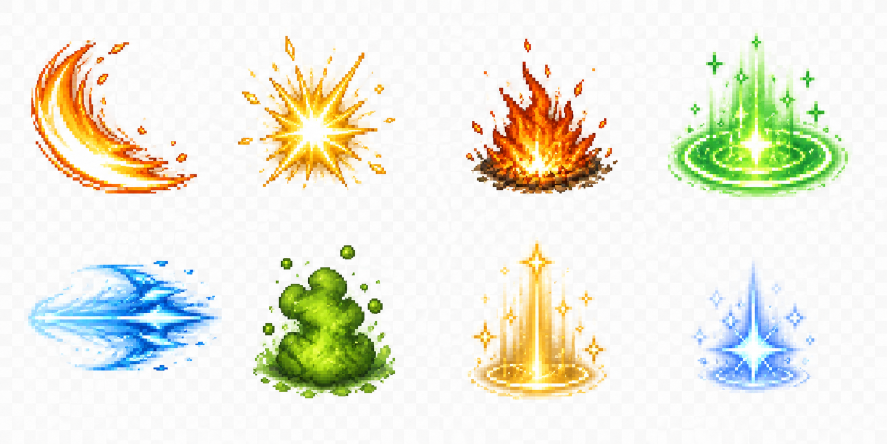
#> input picture Resources/Generated/GPT/SourceSheets/Effects/source_combat_effects_2026_05_13.png, 1774 x 887 px (shown at 1/2 size)
$ python slice_combat_effects.py
#> lines starting #> are read from the running program, lines starting #| are printed output that depends on the picture
"""전투 이펙트 시트 (4×2) → 8개 PNG (128×128, padding 50, blob 격리)."""
from collections import deque
from pathlib import Path
from PIL import Image

SCRIPT_DIR = Path(__file__).resolve().parent
SOURCE_SHEET = SCRIPT_DIR / "source_combat_effects_2026_05_13.png"
OUT_DIR = SCRIPT_DIR.parents[1] / "Effects" / "Combat"
NAMES = ["sword_slash_arc","heavy_impact_spark","fire_bolt_impact","healing_glow",
         "dash_trail","poison_puff","level_up_sparkle","item_pickup_glow"]
CANVAS, COLS, ROWS = 128, 4, 2
LEFT_PAD, RIGHT_PAD = 50, 50


def is_bg(r,g,b,a):
    if a < 8: return True
    if r >= 240 and g >= 240 and b >= 240: return True
    if abs(r-g)<=6 and abs(g-b)<=6 and abs(r-b)<=6 and 175<=r<=245: return True
    return False


def strip_bg(cell):
    cell = cell.convert("RGBA"); px = cell.load(); w,h = cell.size
    for y in range(h):
        for x in range(w):
            r,g,b,a = px[x,y]
            if is_bg(r,g,b,a):
                px[x,y] = (0,0,0,0)
    return cell


def largest_blob(img):
    img = img.convert("RGBA"); px = img.load(); w,h = img.size
    label = [[0]*w for _ in range(h)]; n = 0; sizes = {}
    for y in range(h):
        for x in range(w):
            if label[y][x] != 0: continue
            if px[x,y][3] < 1: continue
            n += 1; q = deque([(x,y)]); label[y][x] = n; cnt = 0
            while q:
                cx,cy = q.popleft(); cnt += 1
                for nx,ny in ((cx+1,cy),(cx-1,cy),(cx,cy+1),(cx,cy-1)):
                    if 0<=nx<w and 0<=ny<h and label[ny][nx]==0 and px[nx,ny][3]>0:
                        label[ny][nx] = n; q.append((nx,ny))
            sizes[n] = cnt
    if not sizes: return img
    keep = max(sizes, key=lambda k: sizes[k])
    out = Image.new("RGBA",(w,h),(0,0,0,0)); op = out.load()
    for y in range(h):
        for x in range(w):
            if label[y][x] == keep: op[x,y] = px[x,y]
    return out


def fit_square(img, size):
    w,h = img.size
    if w==0 or h==0: return Image.new("RGBA",(size,size),(0,0,0,0))
    scale = min(size/w, size/h)
    nw,nh = max(1,int(round(w*scale))), max(1,int(round(h*scale)))
    r = img.resize((nw,nh), Image.LANCZOS)
    canvas = Image.new("RGBA",(size,size),(0,0,0,0))
    canvas.paste(r, ((size-nw)//2,(size-nh)//2), r)
    return canvas


def main():
    OUT_DIR.mkdir(parents=True, exist_ok=True)
    sheet = Image.open(SOURCE_SHEET).convert("RGBA")
    sw,sh = sheet.size; cw,ch = sw//COLS, sh//ROWS
#> after `sw, sh = sheet.size`: sw = 1774; sh = 887
#> after `cw, ch = (sw // COLS, sh // ROWS)`: cw = 443; ch = 443
    print(f"sheet={sw}x{sh}, cell={cw}x{ch}")
#| sheet=1774x887, cell=443x443
    for i,name in enumerate(NAMES):
        col, row = i%COLS, i//COLS
        x0 = max(0, col*cw - LEFT_PAD); x1 = min(sw, (col+1)*cw + RIGHT_PAD)
        box = (x0, row*ch, x1, (row+1)*ch)
        cell = sheet.crop(box)
        cleaned = strip_bg(cell); iso = largest_blob(cleaned)
        bbox = iso.getbbox(); trimmed = iso.crop(bbox) if bbox else iso
        final = fit_square(trimmed, CANVAS)
        final.save(OUT_DIR / f"{name}.png", "PNG")
        print(f"  [{i}] {name}.png  trimmed={trimmed.size}")
#> this loop made 8 passes
#> bbox on passes 1 to 8: (61, 76, 394, 388), (125, 104, 363, 381), (106, 123, 389, 390), (56, 59, 426, 400), (56, 79, 444, 305), (113, 91, 398, 354), (106, 37, 383, 357), (116, 78, 344, 344)
#> pass 1, in main, `cell = sheet.crop(box)`:
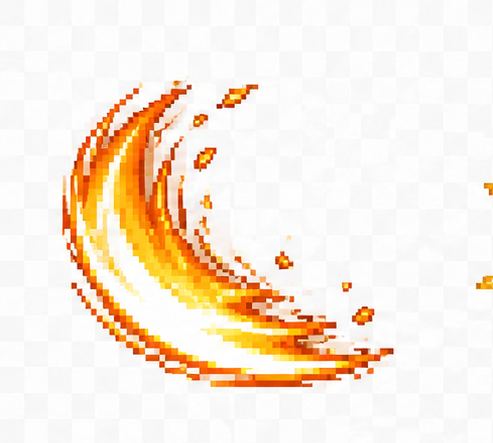
#> cell: PIL image 493x443 RGBA; mean R, G, B, A 248.8, 234.8, 219.5, 255
#> after the loop:
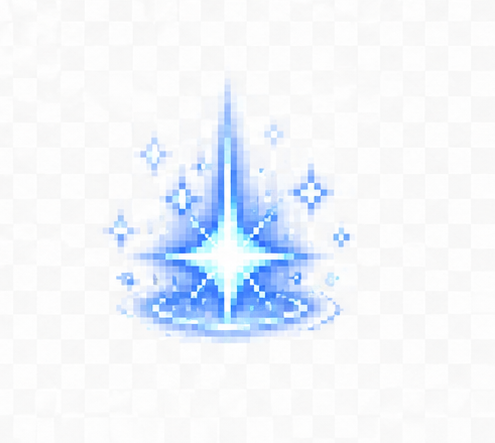
#> cell: PIL image 495x443 RGBA; mean R, G, B, A 239.4, 244.1, 250.6, 255
#> after the loop:
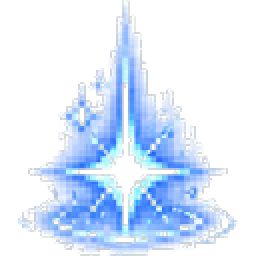
#> final: PIL image 128x128 RGBA (shown 2 times larger); mean R, G, B, A 61.1, 74.4, 92.7, 89.9; transparent parts drawn white
#> after the loop:
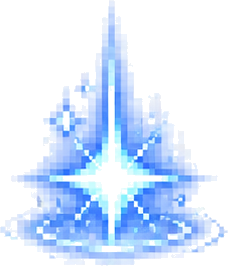
#> trimmed: PIL image 228x266 RGBA; mean R, G, B, A 70.4, 86, 107.8, 109.3; transparent parts drawn white


if __name__ == "__main__":
    main()
